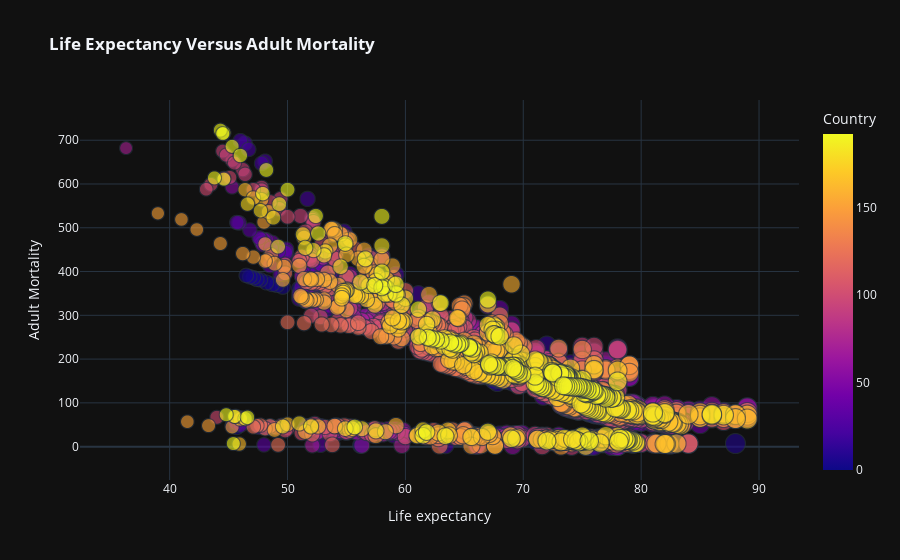

Notebook cell for this chart:
### Code cell
px.scatter(df,y='Adult Mortality',x='Life expectancy ',color='Country',size='Life expectancy ',template='plotly_dark',opacity=0.6,title='<b> Life Expectancy Versus Adult Mortality')

### Figure 1 — Plotly figure (JSON) as saved in the notebook; plotly's stock layout.template omitted (floating-point values rounded to 4 significant figures; data arrays with more than 128 entries replaced by an {"elided": "..."} marker saying what was removed)
{"data": [{"hovertemplate": "Life expectancy =%{marker.size}<br>Adult Mortality=%{y}<br>Country=%{marker.color}<extra></extra>", "legendgroup": "", "marker": {"color": {"elided": "2938 int values"}, "coloraxis": "coloraxis", "opacity": 0.6, "size": {"elided": "2938 float values"}, "sizemode": "area", "sizeref": 0.2225, "symbol": "circle"}, "mode": "markers", "name": "", "showlegend": false, "x": {"elided": "2938 float values"}, "xaxis": "x", "y": {"elided": "2938 float values"}, "yaxis": "y", "type": "scattergl"}], "layout": {"xaxis": {"anchor": "y", "domain": [0, 1], "title": {"text": "Life expectancy "}}, "yaxis": {"anchor": "x", "domain": [0, 1], "title": {"text": "Adult Mortality"}}, "coloraxis": {"colorbar": {"title": {"text": "Country"}}, "colorscale": [[0, "#0d0887"], [0.1111, "#46039f"], [0.2222, "#7201a8"], [0.3333, "#9c179e"], [0.4444, "#bd3786"], [0.5556, "#d8576b"], [0.6667, "#ed7953"], [0.7778, "#fb9f3a"], [0.8889, "#fdca26"], [1, "#f0f921"]]}, "legend": {"tracegroupgap": 0, "itemsizing": "constant"}, "title": {"text": "<b> Life Expectancy Versus Adult Mortality"}}}
